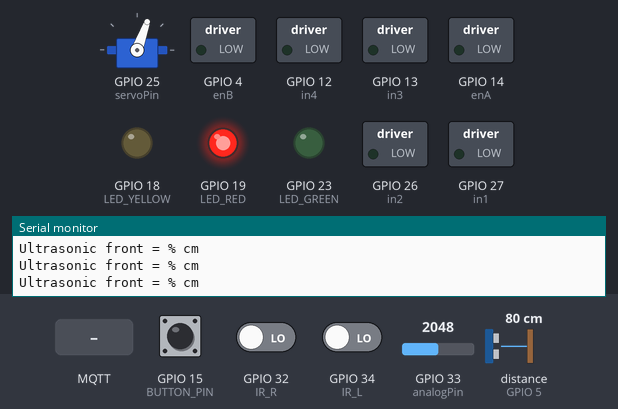
The sketch below on a simulated ESP32. Parts: servo, switched loads named in the sketch (green lamp = pin HIGH), output pins drawn as LEDs (lit = HIGH), the last lines printed to the serial monitor. Wiring (inferred from the names in the program): ultrasonic range finder: trigger GPIO 2; echo GPIO 5; servo: signal GPIO 25. The test bench sets the inputs (shaded band); at power-on: GPIO 15 (BUTTON_PIN) HIGH, GPIO 33 (analogPin) = 2048, GPIO 32 (IR_R) LOW, distance to the obstacle (sensor on GPIO 5) 80 cm, GPIO 34 (IR_L) LOW (analog values on the 0–4095 scale). The echo pulse lasts 58.3 µs per cm; WiFi joins after 1.5 s; servers stay silent unless stated; no MQTT or app messages arrive unless stated; servo pulses on a pin are drawn as a servo (544–2400 µs = 0–180°); pins used as bus, display or sensor lines are not drawn.

Above: at 3.4 s.
3.5 s: GPIO 15 (BUTTON_PIN) pulled LOW for 0.15 s
At 4.1 s:
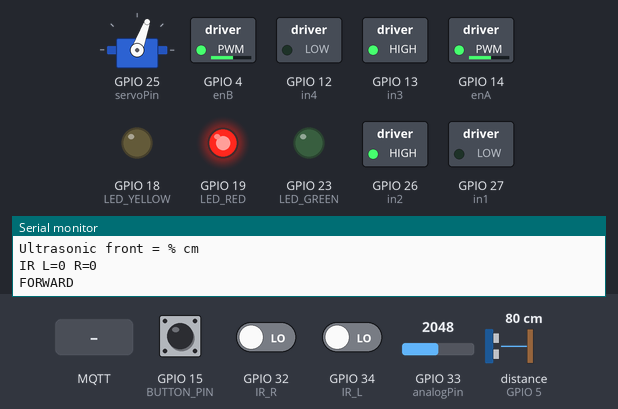
5.8 s: GPIO 33 (analogPin) set to 2522
7.5 s: GPIO 33 (analogPin) set to 2603
At 9.5 s:
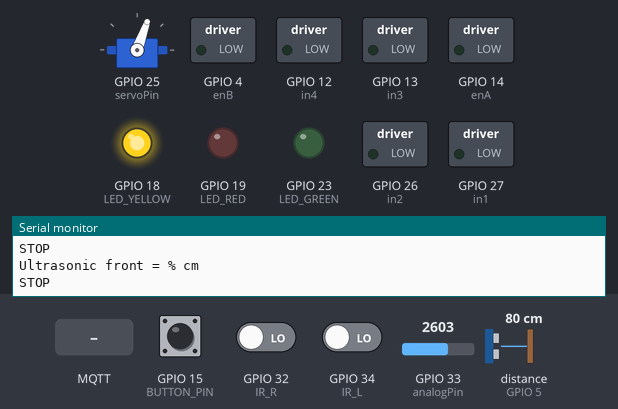
9.8 s: MQTT message "BUTTON" arrives on the first subscribed topic
At 13.5 s:
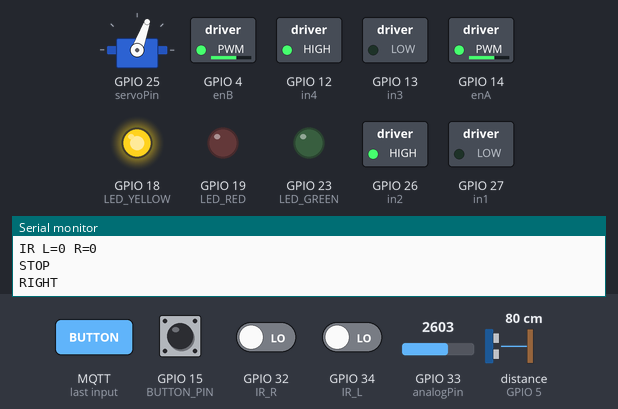
13.9 s: GPIO 32 (IR_R) driven HIGH
At 15.5 s:
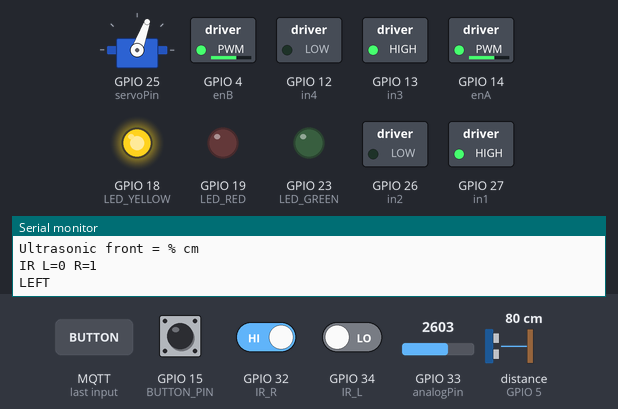
15.8 s: distance to the obstacle (sensor on GPIO 5) set to 24 cm
17.5 s: distance to the obstacle (sensor on GPIO 5) set to 19 cm
At 19.49 s:
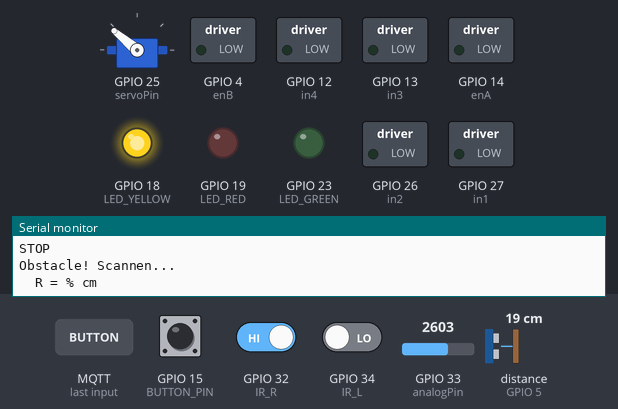
Timing chart, 0 to 46.4 s (numbered marks = the images above; inputs shaded):
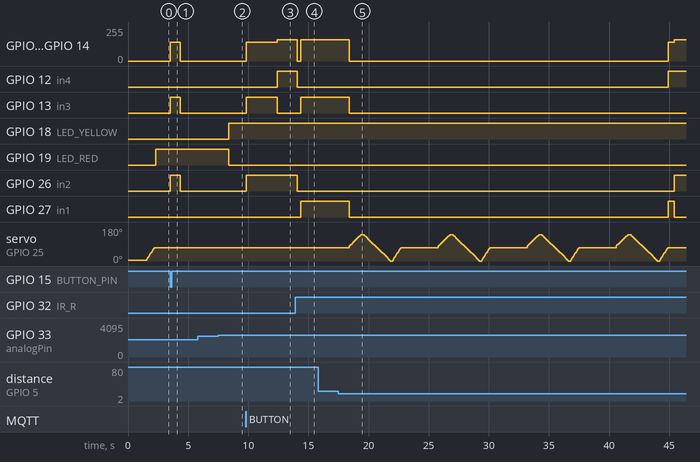

Measured:
- the behaviour switches between 2570 and 2571 on GPIO 33 (analogPin) (found by bisection; images 1 and 2)
- the behaviour switches between 22 and 21 cm on distance to the obstacle (sensor on GPIO 5) (found by bisection; images 4 and 5)
- after the input at 3.5 s, GPIO 4 (enB), GPIO 14 (enA): 0/255 → 140/255 at once, → 0/255 0.82 s later; GPIO 13 (in3), GPIO 26 (in2): LOW → HIGH at once, → LOW 0.82 s later
- after the input at 7.5 s, GPIO 18 (LED_YELLOW): LOW → HIGH after 0.86 s; GPIO 19 (LED_RED): HIGH → LOW after 0.86 s
- after the input at 9.8 s, GPIO 4 (enB), GPIO 14 (enA): 0/255 → 140/255 at once, → 160/255 2.6 s later; GPIO 12 (in4): LOW → HIGH after 2.6 s; GPIO 13 (in3): LOW → HIGH at once, → LOW 2.6 s later; GPIO 26 (in2): LOW → HIGH at once
- after the input at 13.9 s, GPIO 4 (enB), GPIO 14 (enA): 160/255 → 0/255 after 0.19 s, → 160/255 0.29 s later; GPIO 13 (in3): LOW → HIGH after 0.48 s instead of 0.19 s; GPIO 26 (in2): HIGH → LOW after 0.19 s; GPIO 27 (in1): LOW → HIGH after 0.48 s
- after the input at 17.5 s, GPIO 4 (enB), GPIO 14 (enA): 160/255 → 0/255 after 0.88 s, → 140/255 26.5 s later, → 160/255 0.50 s later; GPIO 12 (in4): LOW → HIGH after 27.4 s; GPIO 13 (in3): HIGH → LOW after 0.88 s; GPIO 26 (in2): LOW → HIGH after 27.9 s; GPIO 27 (in1): HIGH → LOW after 0.88 s, → HIGH 26.5 s later, → LOW 0.50 s later

The sketch:

line_following_car.ino
```cpp
#include <Arduino.h>
#include <WiFi.h>
#include <PubSubClient.h>

// -------- SENSOR PINNEN --------
#define IR_L 34
#define IR_R 32

// -------- MOTOR PINNEN (L298N) --------
#define enA 14
#define in1 27
#define in2 26
#define in3 13
#define in4 12
#define enB 4

// -------- PWM-snelheid (0–255) --------
#define MOTOR_SPEED 140
#define TURN_SPEED 160

// -------- LED PINNEN --------
#define LED_GREEN 23
#define LED_YELLOW 18
#define LED_RED 19

// -------- STARTKNOP --------
#define BUTTON_PIN 15
unsigned long lastButtonPress = 0;
unsigned long stopStartTime = 0;
const unsigned long DEBOUNCE_TIME = 200;
const unsigned long STOP_DURATION = 5000;
bool lastButtonState = HIGH;
bool buttonReleasedAfterStop = false;

// -------- ROBOTSTATUSSEN --------
enum RobotState { IDLE,
                  RUNNING,
                  STOPPED,
                  WAIT_FOR_REPRESS };
RobotState robotState = IDLE;
String currentStatus = "IDLE";

// -------- ULTRASONIC & SERVO PINS --------
#define triggerPin 2
#define echoPin 5
#define servoPin 25

// -------- DREMPELS --------
const int OBSTACLE_DIST = 20;             // cm voor
const int OBSTACLE_DIST_LATERAL = 30;     // cm sweep
const unsigned long BOTH_WAIT_MS = 3000;  // ms wacht als beide kanten geblokkeerd
int obstacleBlockCount = 0;               // telt aantal keer alle kanten geblokkeerd
const int OBSTACLE_BLOCK_LIMIT = 4;       // max keer voor actie

// -------- HORIZONTALE STREEP WAIT --------
const unsigned long HORIZ_WAIT_MS = 5000;    // ms wachten op streep
const unsigned long HORIZ_FORWARD_MS = 200;  // ms doorrijden na streep

// -------- BATTERIJ-MONITOR (ADC) --------
const int analogPin = 33;
const float r1 = 10000.0;
const float r2 = 5100.0;

// -------- Wi-Fi & MQTT --------
const char* ssid = "your_wifi_name";
const char* wifi_pass = "your_wifi_password";
const char* mqtt_server = "your_mqtt_ip";
const int mqtt_port = 1883;
const char* mqtt_user = "linecar";
const char* mqtt_password = "wachtwoord";
const char* client_id = "ESP32_robot";
const char* topic_battery = "robot/battery";
const char* topic_status = "robot/status";
const char* topic_distance = "robot/distance";

WiFiClient espClient;
PubSubClient client(espClient);

// -------- TIMERS --------
unsigned long lastPublish = 0;
const unsigned long PUBLISH_INTERVAL = 1000;

// -------- STRAIGHT-DRIVE OVERRIDE --------
const unsigned long STRAIGHT_INTERVAL = 2500;  // ms rechtdoor voor U-turn 2000 bij low power,
const unsigned long TURN_180_DURATION = 1700;  // ms draai 180° //ongeveer 1700 bij max power, 2300 bij low power
unsigned long straightStart = 0;
bool goingStraight = false;

// -------- SERVO TRACKING --------
int servoAngle = 0;

// -------- STRUCT DEFINITIE VOOR SCAN --------
struct SweepResult {
  long distanceLeft;
  long distanceRight;
};

// -------- PROTOTYPES --------
void reconnectMQTT();
long Ultrasonic_read();
void avoidObstacle();
void servoPulse(int angle);
void servoToCenter();

// -------- SETUP --------
void setup() {
  Serial.begin(115200);
  analogReadResolution(12);

  // IR-sensors
  pinMode(IR_L, INPUT);
  pinMode(IR_R, INPUT);

  // Motor-pins
  pinMode(in1, OUTPUT);
  pinMode(in2, OUTPUT);
  pinMode(in3, OUTPUT);
  pinMode(in4, OUTPUT);
  pinMode(enA, OUTPUT);
  pinMode(enB, OUTPUT);

  // LED-pins
  pinMode(LED_GREEN, OUTPUT);
  pinMode(LED_YELLOW, OUTPUT);
  pinMode(LED_RED, OUTPUT);

  // Ultrasoon en servo
  pinMode(triggerPin, OUTPUT);
  pinMode(echoPin, INPUT);
  pinMode(servoPin, OUTPUT);

  // Startknop
  pinMode(BUTTON_PIN, INPUT_PULLUP);

  // WiFi
  WiFi.begin(ssid, wifi_pass);
  Serial.print("Verbinden met WiFi");
  while (WiFi.status() != WL_CONNECTED) {
    delay(250);
    Serial.print(".");
  }
  Serial.println(" WiFi connected");

  // MQTT
  client.setServer(mqtt_server, mqtt_port);
  client.setCallback(mqttCallback);

  // init servoAngle en zet servo in midden
  servoAngle = 0;
  servoToCenter();
}

// -------- MQTT RECONNECT --------
void reconnectMQTT() {
  while (!client.connected()) {
    Serial.print("Verbinden met MQTT…");
    if (client.connect(client_id, mqtt_user, mqtt_password)) {
      Serial.println("MQTT connected");
      client.subscribe("robot/remoteButton");
    } else {
      Serial.print(" gefaald, rc=");
      Serial.print(client.state());
      Serial.println(" opnieuw in 2 s");
      delay(2000);
    }
  }
}

// -------- MQTT CALLBACK --------
void mqttCallback(char* topic, byte* payload, unsigned int length) {
  String message;
  for (unsigned int i = 0; i < length; i++) {
    message += (char)payload[i];
  }
  message.trim();

  if (String(topic) == "robot/remoteButton") {
    if (message == "BUTTON") {
      emulateButtonPress();
    }
  }
}

// -------- EMULEER DASHBOARD BUTTON --------
void emulateButtonPress() {
  unsigned long now = millis();

  // Reset straight-drive override, zodat je niet halverwege terugkomt in een lopende rechtdoor-periode
  goingStraight = false;
  straightStart = now;

  switch (robotState) {
    case IDLE:
      robotState = RUNNING;
      currentStatus = "RIJDEND";
      break;

    case RUNNING:
      robotState = STOPPED;
      stopStartTime = now;
      Stop();
      currentStatus = "GESTOPT";
      break;

    case WAIT_FOR_REPRESS:
      robotState = RUNNING;
      currentStatus = "RIJDEND";
      break;

    case STOPPED:
      break;
  }
}

// -------- PUBLISH DATA --------
void publishBatteryAndStatus() {
  const int NUM_SAMPLES = 10;
  long total = 0;

  for (int i = 0; i < NUM_SAMPLES; i++) {
    total += analogRead(analogPin);
    delay(5);
  }
  float avgRaw = total / float(NUM_SAMPLES);
  float vPin = (avgRaw / 4095.0) * 3.3;
  float battV = vPin * ((r1 + r2) / r2);

  const float MIN_V = 6.0;
  const float MAX_V = 7.2;
  int pct = constrain(int((battV - MIN_V) / (MAX_V - MIN_V) * 100), 0, 100);

  // LED's aansturen op basis van batterij
  digitalWrite(LED_GREEN, pct > 30);
  digitalWrite(LED_YELLOW, pct > 10 && pct <= 30);
  digitalWrite(LED_RED, pct <= 10);

  // Auto stoppen als batterij < 10% en hij rijdt
  if (pct <= 10 && robotState == RUNNING) {
    Stop();
    robotState = STOPPED;
    stopStartTime = millis();
    currentStatus = "LAGE BATTERIJ";
    Serial.println("Batterij te laag: robot gestopt");
  }

  // MQTT-publish
  char payload_batt[64];
  snprintf(payload_batt, sizeof(payload_batt), "{\"voltage\":%.2f,\"pct\":%d}", battV, pct);
  client.publish(topic_battery, payload_batt);
  client.publish(topic_status, currentStatus.c_str());

  Serial.print("Battery: ");
  Serial.println(payload_batt);
  Serial.print("Status: ");
  Serial.println(currentStatus);
}

// -------- PUBLISH AFSTAND --------
void publishDistance(long distance) {
  char payload_dist[64];
  snprintf(payload_dist, sizeof(payload_dist), "{\"distance\": %ld, \"unit\": \"cm\"}", distance);
  client.publish(topic_distance, payload_dist);
  Serial.print("Distance: ");
  Serial.println(payload_dist);
}

// -------- LOOP --------
void loop() {

  // MQTT upkeep
  if (!client.connected()) reconnectMQTT();
  client.loop();

  unsigned long now = millis();
  long dF = 999;
  if (now - lastPublish >= PUBLISH_INTERVAL) {
    lastPublish = now;
    publishBatteryAndStatus();
    dF = Ultrasonic_read();
    publishDistance(dF);
  }

  // Knop + States
  bool currentButtonState = digitalRead(BUTTON_PIN);
  bool buttonPressed = currentButtonState == LOW && lastButtonState == HIGH && now - lastButtonPress > DEBOUNCE_TIME;
  lastButtonState = currentButtonState;

  switch (robotState) {
    case IDLE:
      if (buttonPressed) {
        servoToCenter();
        robotState = RUNNING;
        currentStatus = "RIJDEND";
      }
      break;

    case RUNNING:
      if (buttonPressed) {
        robotState = STOPPED;
        stopStartTime = now;
        Stop();
        currentStatus = "GESTOPT";
      }
      break;

    case STOPPED:
      Stop();
      if (now - stopStartTime >= STOP_DURATION) {
        robotState = WAIT_FOR_REPRESS;
        buttonReleasedAfterStop = false;
        currentStatus = "WACHT OP KNOP";
      }
      break;

    case WAIT_FOR_REPRESS:
      Stop();
      if (!buttonReleasedAfterStop && currentButtonState == HIGH) {
        buttonReleasedAfterStop = true;
      } else if (buttonReleasedAfterStop && buttonPressed) {
        robotState = RUNNING;
        currentStatus = "RIJDEND";
      }
      break;
  }

  delay(10);


  // Front-obstacle detectie
  Serial.printf("Ultrasonic front = %l cm\n", dF);
  if (robotState == RUNNING) {
    if (dF <= OBSTACLE_DIST) {
      avoidObstacle();
      return;
    }
  }

  // IR-lees & lijnvolg-logica
  if (robotState == RUNNING) {
    int L = digitalRead(IR_L);
    int R = digitalRead(IR_R);
    Serial.printf("IR L=%d R=%d\n", L, R);

    if (L == 0 && R == 0) {
      if (!goingStraight) {
        straightStart = now;
        goingStraight = true;
      }
      if (now - straightStart >= STRAIGHT_INTERVAL) {
        Stop();
        // 180° + terugrijden
        turnLeft();
        delay(TURN_180_DURATION);
        unsigned long driveStart = millis();
        while (millis() - driveStart < STRAIGHT_INTERVAL) {
          int L = digitalRead(IR_L);
          int R = digitalRead(IR_R);
          forward();

          // Als hij iets van de lijn detecteert → stop en herstel
          if (L == 1 || R == 1) {
            Serial.println("Lijn vroegtijdig gedetecteerd tijdens terugrit");
            Stop();
            delay(100);
            recoverParcours();
            break;
          }

          delay(10);
        }


        recoverParcours();
        Stop();
        delay(100);
        goingStraight = false;
      } else {
        forward();
      }
    } else {
      goingStraight = false;
      if (L == 1 && R == 0) {
        unsigned long start = now;

        turnLeft();
        delay(10);

      } else if (R == 1 && L == 0) {
        unsigned long start = now;

        turnRight();
        delay(10);

      } else if (L == 1 && R == 1) {
        // Horizontale streep
        Stop();
        servoToCenter();
        Serial.println("HORIZ-STREEP: wachten");
        delay(HORIZ_WAIT_MS);
        Serial.println("DOORRIJDEN 600ms");
        forward();
        delay(HORIZ_FORWARD_MS);
      }
    }

    delay(10);
  }
}

// -------- Motorfuncties --------
void forward() {
  digitalWrite(in1, LOW);
  digitalWrite(in2, HIGH);
  digitalWrite(in3, HIGH);
  digitalWrite(in4, LOW);
  analogWrite(enA, MOTOR_SPEED);
  analogWrite(enB, MOTOR_SPEED);
  Serial.println("FORWARD");
}

void turnRight() {
  digitalWrite(in1, HIGH);
  digitalWrite(in2, LOW);
  digitalWrite(in3, HIGH);
  digitalWrite(in4, LOW);
  analogWrite(enA, TURN_SPEED);
  analogWrite(enB, TURN_SPEED);
  Serial.println("LEFT");
}

void turnLeft() {
  digitalWrite(in1, LOW);
  digitalWrite(in2, HIGH);
  digitalWrite(in3, LOW);
  digitalWrite(in4, HIGH);
  analogWrite(enA, TURN_SPEED);
  analogWrite(enB, TURN_SPEED);
  Serial.println("RIGHT");
}

void Stop() {
  digitalWrite(in1, LOW);
  digitalWrite(in2, LOW);
  digitalWrite(in3, LOW);
  digitalWrite(in4, LOW);
  analogWrite(enA, 0);
  analogWrite(enB, 0);
  Serial.println("STOP");
}

// -------- ULTRASONIC --------
long Ultrasonic_read() {
  digitalWrite(triggerPin, LOW);
  delayMicroseconds(2);
  digitalWrite(triggerPin, HIGH);
  delayMicroseconds(10);
  digitalWrite(triggerPin, LOW);
  long duration = pulseIn(echoPin, HIGH);
  return duration * 0.034 / 2;
}

SweepResult servoSweepScan() {
  SweepResult result;

  // Sweep naar rechts
  for (int a = 80; a <= 140; a += 5) {
    servoPulse(a);
    delay(30);
  }
  result.distanceRight = Ultrasonic_read();
  Serial.printf("  R = %l cm\n", result.distanceRight);
  delay(100);

  // Sweep naar links
  for (int a = 140; a >= 0; a -= 5) {
    servoPulse(a);
    delay(30);
  }
  result.distanceLeft = Ultrasonic_read();
  Serial.printf("  L = %l cm\n", result.distanceLeft);
  delay(100);

  return result;
}

// -------- OBSTACLE AVOID --------
void avoidObstacle() {
  Stop();
  servoToCenter();
  Serial.println("Obstacle! Scannen...");

  SweepResult scan = servoSweepScan();

  if (scan.distanceLeft <= OBSTACLE_DIST_LATERAL && scan.distanceRight <= OBSTACLE_DIST_LATERAL) {
    obstacleBlockCount++;
    Serial.printf("Beide zijden geblokkeerd (%d/%d)\n", obstacleBlockCount, OBSTACLE_BLOCK_LIMIT);

    if (obstacleBlockCount >= OBSTACLE_BLOCK_LIMIT) {
      Serial.println("Te vaak geblokkeerd → achteruit & U-turn");

      // Reset teller
      obstacleBlockCount = 0;

      servoToCenter();  // altijd eerst centreren

      // Achteruit
      digitalWrite(in1, HIGH);
      digitalWrite(in2, LOW);  // motor A achteruit
      digitalWrite(in3, LOW);
      digitalWrite(in4, HIGH);  // motor B achteruit
      analogWrite(enA, MOTOR_SPEED);
      analogWrite(enB, MOTOR_SPEED);
      delay(500);  // beetje achteruit
      Stop();

      // Nu draaien vóór recoverParcours
      turnLeft();
      delay(TURN_180_DURATION);
      Stop();

      // Herstel naar parcours
      recoverParcours();
      return;
    }

    // Anders: gewoon even wachten
    servoToCenter();
    delay(BOTH_WAIT_MS);
    return;
  } else {
    obstacleBlockCount = 0;  // reset als er wel ruimte is
  }
  servoToCenter();

  if (scan.distanceLeft > scan.distanceRight) {
    turnLeft();
    delay(500);
    forward();
    delay(850);
    turnRight();
    delay(500);
    forward();
    delay(900);
    turnRight();
    delay(650);
    forward();
    delay(200);
  } else {
    turnRight();
    delay(500);
    forward();
    delay(850);
    turnLeft();
    delay(500);
    forward();
    delay(900);
    turnLeft();
    delay(650);
    forward();
    delay(200);
  }
  goingStraight = false;
  Stop();
}

// -------- SERVO HELPERS --------
void servoPulse(int angle) {
  int us = map(angle, 0, 180, 500, 2400);
  digitalWrite(servoPin, HIGH);
  delayMicroseconds(us);
  digitalWrite(servoPin, LOW);
  delay(50);
  servoAngle = angle;
}
void servoToCenter() {
  while (servoAngle < 70) {
    servoPulse(servoAngle + 5);
  }
  while (servoAngle > 70) {
    servoPulse(servoAngle - 5);
  }
}

// -------- HERSTELROUTINE NA U-TURN --------
void recoverParcours() {
  Serial.println("Herstelroutine gestart");

  int L, R;

  // Zoek naar detectie van iets
  while (true) {
    L = digitalRead(IR_L);
    R = digitalRead(IR_R);
    if (L == 1 || R == 1) break;
    forward();
    delay(10);
  }

  Serial.printf("Gedetecteerd: L=%d R=%d\n", L, R);

  // Stop en rijd een klein beetje vooruit
  Stop();

  // Bepaal gedrag op basis van patroon
  if ((L == 1 && R == 0) || (L == 0 && R == 1)) {
    // Links of rechts op lijn: geen U-turn nodig
    Serial.println("Terug op lijn zonder U-turn");
    return;
  }

  if (L == 1 && R == 1) {
    // Beide detecteren zwart → mogelijk midden van lijn of kruising

    // Begin draaien (bijvoorbeeld linksom)
    while (true) {
      turnLeft();
      delay(10);
      L = digitalRead(IR_L);
      R = digitalRead(IR_R);
      if ((L == 1 && R == 0) || (L == 0 && R == 1)) break;
    }

    Stop();
    delay(100);
    Serial.println("Terug op lijn na U-turn");
  }
}
```
